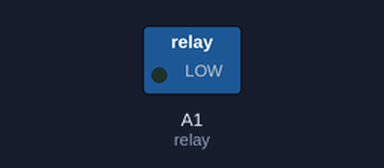
Simulated run of this sketch. Board: Arduino Uno, built with avr-gcc and run on an emulated ATmega328P. On the bench: switched loads named in the sketch (green lamp = pin HIGH).

Above: at 1.5 s.
At 4.5 s:
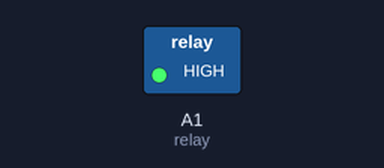
Timing chart, 0 to 11.7 s (numbered marks = the images above):
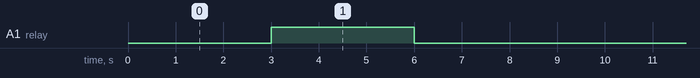

The sketch:

Relay_and_solenoid_test.ino
```cpp
int relay = A1; // Set pin of relay control

void setup() {
  pinMode(relay, OUTPUT);
  digitalWrite(relay, LOW);

}

void loop() {
  delay(3000);
  digitalWrite(relay, HIGH);
  delay(3000);
  digitalWrite(relay, LOW);
  delay(3000);
}
```

Measured:
- by itself, A1 (relay): alternates HIGH for 3.0 s and LOW for 6.0 s
